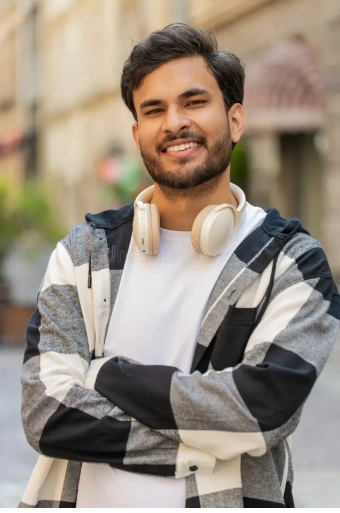
#> input picture 04_Histogram/input1.jpg, 340 x 513 px
$ python program.py
#> lines starting #> are read from the running program, lines starting #| are printed output that depends on the picture
import cv2
import numpy as np
img = cv2.imread("input1.jpg", 0)
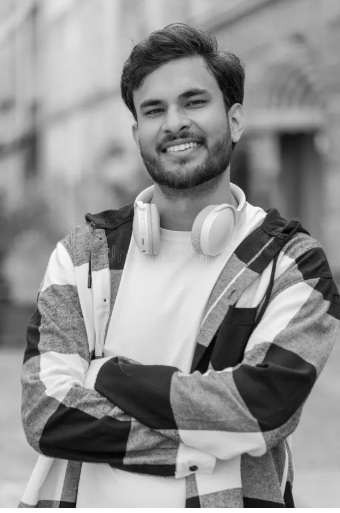
#> img: shape (513, 340); min 0, max 255, mean 144.7
hist = cv2.calcHist([img], [0], None, [256], [0, 256])
#> hist = 256 values, max 1452 at index 184, min 1 at index 0, mean 681.3
hist = hist.ravel()
max_intensity = np.argmax(hist)
#> max_intensity = 184
print("Intensity with highest frequency:", max_intensity)
#| Intensity with highest frequency: 184
print("Highest frequency:", int(hist[max_intensity]))
#| Highest frequency: 1452
hist_img = np.zeros((400, 512), dtype=np.uint8)
hist_norm = cv2.normalize(hist, None, 0, 400, cv2.NORM_MINMAX)
#> hist_norm = 256 values, max 400 at index 184, min 0 at index 0, mean 187.5
for i in range(256):
    x = i * 2
    cv2.line(hist_img,(x, 400),(x, 400 - int(hist_norm[i])),255,1)
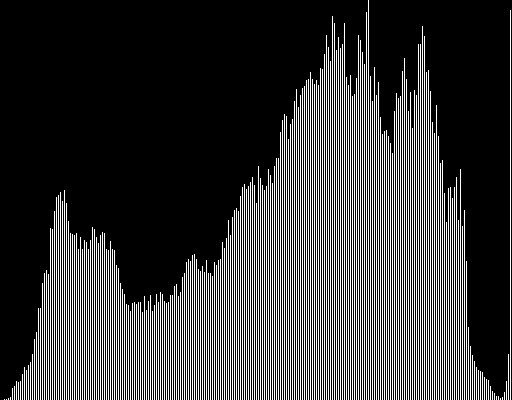
#> hist_img: shape (400, 512); 23.4% white in thin lines or dots
cv2.imwrite("output.png", hist_img)
cv2.imshow("Histogram", hist_img)
cv2.waitKey(0)
cv2.destroyAllWindows()
